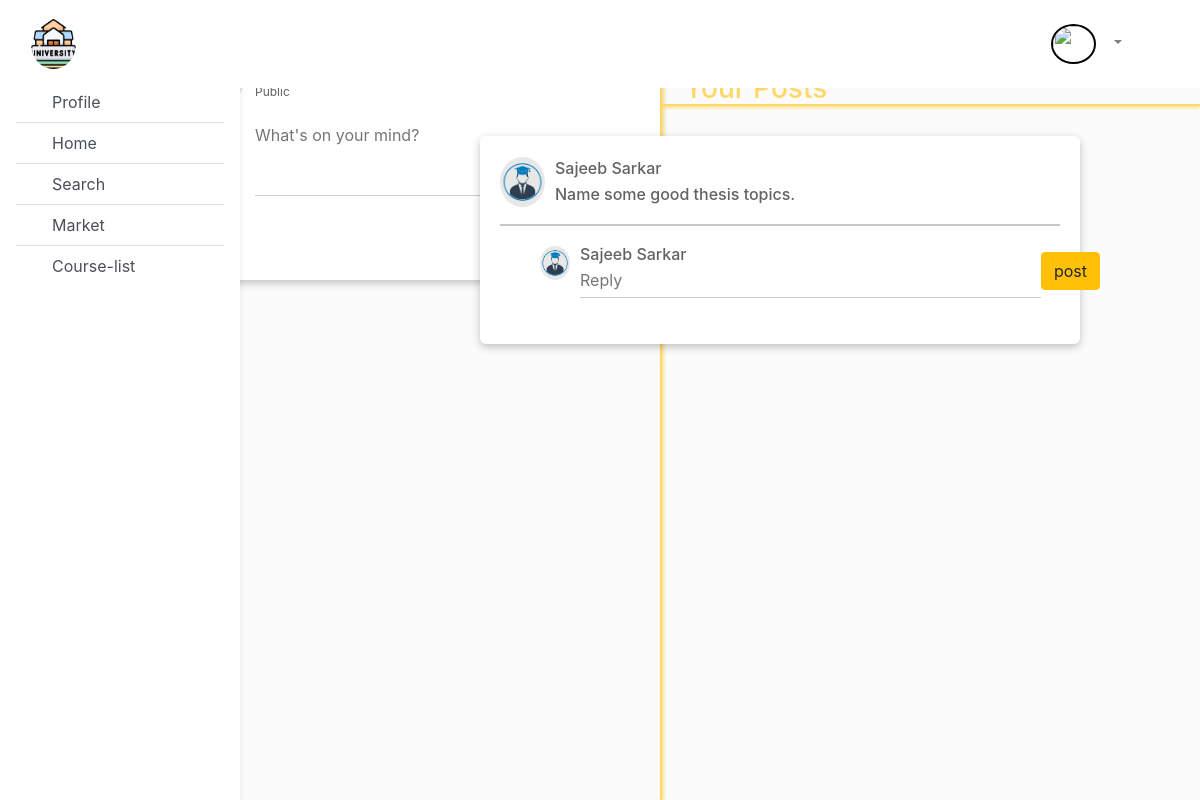
Screenshot of /src/home/home.php (signed in) with the database file from the repository.
### tables this page shows
CREATE TABLE `forum` (
  `forum_id` int(11) NOT NULL,
  `creator_id` varchar(20) DEFAULT NULL,
  `content` varchar(1000) DEFAULT NULL,
  `creator_name` varchar(50) DEFAULT NULL
);

CREATE TABLE `student` (
  `student_id` varchar(20) NOT NULL,
  `firstname` varchar(20) NOT NULL,
  `lastname` varchar(20) NOT NULL,
  `email` varchar(50) NOT NULL,
  `university_name` varchar(50) NOT NULL,
  `date_of_birth` date DEFAULT NULL,
  `gender` varchar(20) DEFAULT NULL,
  `home_tutor` tinyint(1) DEFAULT NULL,
  `TA` varchar(20) DEFAULT NULL,
  `city` varchar(20) DEFAULT NULL,
  `user_id` varchar(20) NOT NULL,
  `contact_number` varchar(20) DEFAULT NULL,
  `dept` varchar(20) DEFAULT NULL,
  `cgpa` decimal(3,2) DEFAULT NULL,
  `current_semester` varchar(20) DEFAULT NULL,
  `credit_completed` int(3) DEFAULT NULL,
  `RA` varchar(20) DEFAULT NULL
);

### src/home/home.php (the view, shortened to what this page needs)
<?php
require_once "../data/database.php";
$username=$_SESSION['username'];
$user=$_SESSION['user'];
if($user=='student'){
    $statement2=$conn->prepare('SELECT *
                            FROM student
                            WHERE user_id=:userid');
    $statement2->bindValue(':userid',$username);
    $statement2->execute();
    $student2=$statement2->fetchAll(PDO::FETCH_ASSOC);
    foreach($student2 as $s){
        $firstname=$s['firstname'];
        $lastname=$s['lastname'];
    }
}
$statement3=$conn->prepare('SELECT *
                            FROM forum
                            WHERE creator_id=:userid');
$statement3->bindValue(':userid',$username);
$statement3->execute();
$posts=$statement3->fetchAll(PDO::FETCH_ASSOC);
?>
<!DOCTYPE html>
<html lang="en">
<head>
    <link href="https://cdn.jsdelivr.net/npm/bootstrap@5.0.2/dist/css/bootstrap.min.css" rel="stylesheet">
    <link rel="stylesheet" href="../navigation/navbar.css">
    <link rel="stylesheet" href="home.css">
</head>
<body>
    <?php
        include "../navigation/navbar.php";
    ?>
    <section class="">
        <form action="" method="POST" name="form1">
            <div class="write-post-container">
                <div class="user-profile">
                    <div>
                        <p><?php echo $firstname." ".$lastname ?></p>
                        <small>Public <i class="fa-sharp fa-solid fa-caret-down"></i></small>
                    </div>
                </div>
                <div class="post-input-container">
                    <textarea name="post-container" rows="3" placeholder="What's on your mind?"></textarea>
                </div>
                <div class="post-button">
                </div>
            </div>
        </form>
    </section>
    <div class="vertical-line"></div>
    <div class="horizontal-line"></div>
    <h1 class='your-post-h1'>Your Posts</h1>
    <section class="personal-post-container">
            <?php foreach($posts as $post): ?>
            <div class="written-post-container">
                <div class="user-profile">
                    <img src="../assets/images/dp-1.jpg" alt="">
                    <div>
                        <p><?php echo $firstname." ".$lastname ?></p>
                        <p><?php echo $post['content']?></p>
                    </div>
                </div>
                <hr>
                <form action="" name="form2" method="POST">
                    <div class="user-profile2">
                        <img src="../assets/images/dp-1.jpg" alt="">
                        <div class="comment comment-new">
                            <div>
                                <input class="input-name" name="commentor-name" value="<?php echo $firstname." ".$lastname ?>">
                                <textarea name="comment-container"  placeholder="Reply"></textarea>
                            </div>
                            <div>
                                <input type="submit" name="form2" class="btn btn-warning btn-comment"  value="post">
                            </div>
                        </div>
                    </div>
                </form>
            </div>
        <?php endforeach; ?>
    </section>
</body>
</html>

### src/navigation/navbar.css (style rules this page uses)
body { background-color: #fbfbfb; }

### src/home/home.css (style rules this page uses)
* { padding: 0; margin: 0; }
body { background: #f1f2fa; }
textarea { border: none; outline: none; resize: none; }
.vertical-line { width: 2px; height: 100%; background-color: #fed766 ; position: absolute; top: 0; bottom: 0; left: 55%; box-shadow: 2px 0px 3px 0px #fed766 ; }
.horizontal-line { width: 45%; height: 2px; background-color: #fed766; position: absolute; right: 0; top:13%; box-shadow: 0px 2px 3px 0px #fed766; }
.your-post-h1 { position: absolute; color: #fed766; top:9%; left: 57%; font-size: 28px; }
img { width: 45px; border-radius: 50%; margin-right: 10px ; }
.write-post-container { margin-top: 50px; width: 40%; background: #fff; border-radius: 6px; padding: 20px; color: #626262; position: relative; left: 15%; top: -100px; box-shadow: rgba(0, 0, 0, 0.24) 0px 3px 8px; }
.user-profile { display: flex; align-items: center; }
.user-profile img { width: 45px; border-radius: 50%; margin-right: 10px ; }
.user-profile p { margin-bottom: 2px; font-weight: 500; color: #626262; }
.user-profile small { font-size: 12px; }
.post-input-container { padding-left:55px; padding-top: 20px; }
.post-input-container textarea { width: 100%; border: 0; outline: 0; border-bottom: 1px solid #ccc; background: transparent; resize: none; }
.post-button { padding-top: 20px; position: relative; display: flex; justify-content: end; }
.personal-post-container { width: 600px; position: absolute; right: 10%; top: 17%; }
.personal-post-container .written-post-container { position: relative; background: #fff; width: 100%; box-shadow: rgba(0, 0, 0, 0.24) 0px 3px 8px; padding: 20px; border-radius: 6px; margin-bottom: 10px; }
.personal-post-container .user-profile2 { position: relative; right: -40px; display: flex; align-items: center; }
.personal-post-container .user-profile2 img { width: 30px; border-radius: 50%; margin-right: 10px ; position: relative; top: -20px; }
.personal-post-container .user-profile2 .comment-new { position: relative; top: 10px; padding-bottom: 20px; display: flex; justify-content: space-between; }
.personal-post-container .user-profile2 .comment textarea { width: 100%; height: 30px; border: 0; outline: 0; border-bottom: 1px solid #ccc; background: transparent; resize: none; position: relative; top: -10px; }
.personal-post-container .user-profile2 .comment-new .btn-comment { height: fit-content; text-align: center; size: 0px; }
.personal-post-container .user-profile2 .input-name { margin-bottom: 2px; font-weight: 500; color: #626262; position: relative; top: -10px; }
input { border: none; outline: none; }

### rows the page displays
forum: content "Name some good thesis topics."
student: firstname "Sajeeb", lastname "Sarkar", commentor-name "Sajeeb Sarkar"
